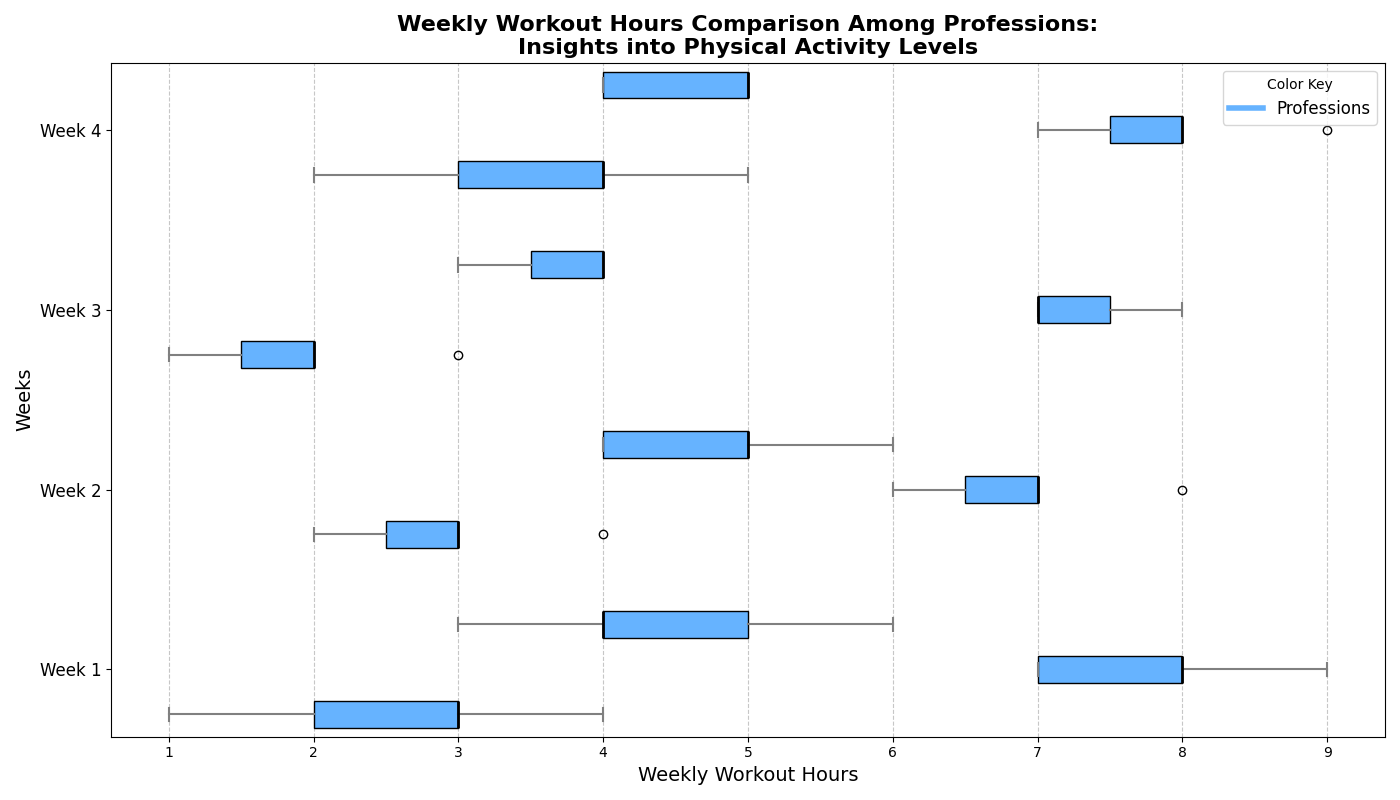

Here is the Python script that generated this plot:
import matplotlib.pyplot as plt
import numpy as np

professions = ['Office Workers', 'Physical Laborers', 'Students']

office_worker_hours = [
    [3, 4, 2, 3, 2, 3, 1],
    [4, 3, 2, 2, 3, 3, 3],
    [2, 1, 3, 2, 2, 2, 1],
    [4, 3, 3, 4, 5, 2, 4]
]

physical_laborer_hours = [
    [8, 7, 9, 8, 8, 7, 7],
    [7, 6, 7, 8, 6, 7, 7],
    [8, 7, 8, 7, 7, 7, 7],
    [8, 9, 8, 7, 8, 8, 7]
]

student_hours = [
    [3, 4, 6, 5, 4, 5, 4],
    [5, 4, 4, 6, 5, 5, 4],
    [4, 3, 4, 4, 4, 4, 3],
    [5, 5, 4, 5, 4, 4, 5]
]

data = [office_worker_hours, physical_laborer_hours, student_hours]

fig, ax = plt.subplots(figsize=(14, 8))
single_color = '#66b3ff'
positions = np.arange(len(data[0])) * (len(professions) + 1)

for i, hours in enumerate(data):
    pos = positions + i
    bp = ax.boxplot(hours, positions=pos, widths=0.6, patch_artist=True, vert=False)

    for patch in bp['boxes']:
        patch.set_facecolor(single_color)
    for whisker in bp['whiskers']:
        whisker.set(color='gray', linewidth=1.5)
    for cap in bp['caps']:
        cap.set(color='gray', linewidth=1.5)
    for median in bp['medians']:
        median.set(color='black', linewidth=2)

yticks = positions + 1
ax.set_yticks(yticks)
ax.set_yticklabels([f"Week {i+1}" for i in range(len(data[0]))], fontsize=12)

ax.set_title("Weekly Workout Hours Comparison Among Professions:\nInsights into Physical Activity Levels", fontsize=16, fontweight='bold')
ax.set_xlabel("Weekly Workout Hours", fontsize=14)
ax.set_ylabel("Weeks", fontsize=14)
ax.grid(axis='x', linestyle='--', alpha=0.7)

ax.legend([plt.Line2D([0], [0], color=single_color, lw=4)], ['Professions'], title='Color Key', loc='upper right', fontsize=12)

plt.tight_layout()
plt.show()
